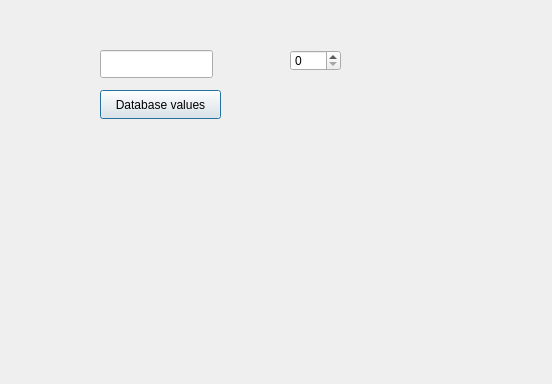
<?xml version="1.0" encoding="UTF-8"?>
<ui version="4.0">
 <class>DBCreatePage</class>
 <widget class="QDialog" name="DBCreatePage">
  <property name="geometry">
   <rect>
    <x>0</x>
    <y>0</y>
    <width>552</width>
    <height>384</height>
   </rect>
  </property>
  <property name="windowTitle">
   <string>Dialog</string>
  </property>
  <widget class="QLineEdit" name="input_DBNAME">
   <property name="geometry">
    <rect>
     <x>100</x>
     <y>50</y>
     <width>113</width>
     <height>28</height>
    </rect>
   </property>
  </widget>
  <widget class="QSpinBox" name="input_COLNUM">
   <property name="geometry">
    <rect>
     <x>290</x>
     <y>50</y>
     <width>51</width>
     <height>21</height>
    </rect>
   </property>
  </widget>
  <widget class="QPushButton" name="pushButton">
   <property name="geometry">
    <rect>
     <x>100</x>
     <y>90</y>
     <width>121</width>
     <height>29</height>
    </rect>
   </property>
   <property name="text">
    <string>Database values</string>
   </property>
  </widget>
 </widget>
 <resources/>
 <connections/>
</ui>
